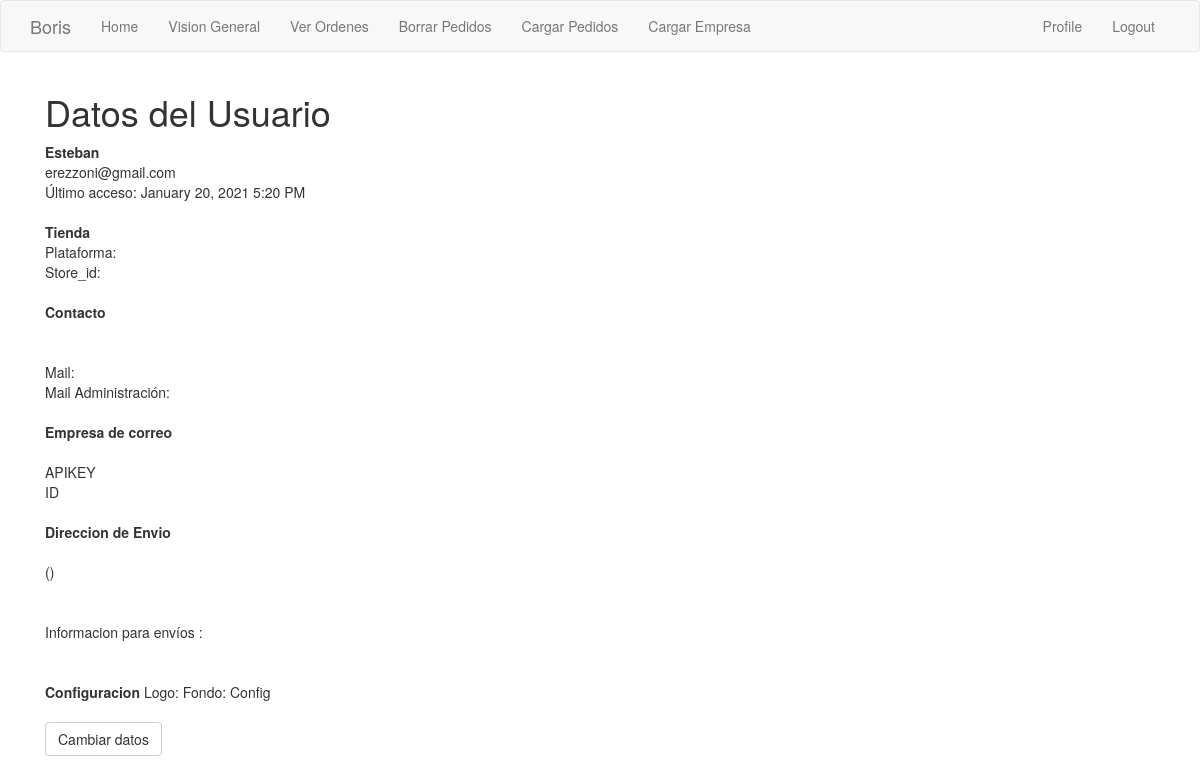
Page /user/Esteban (signed in) on the earlier database version.
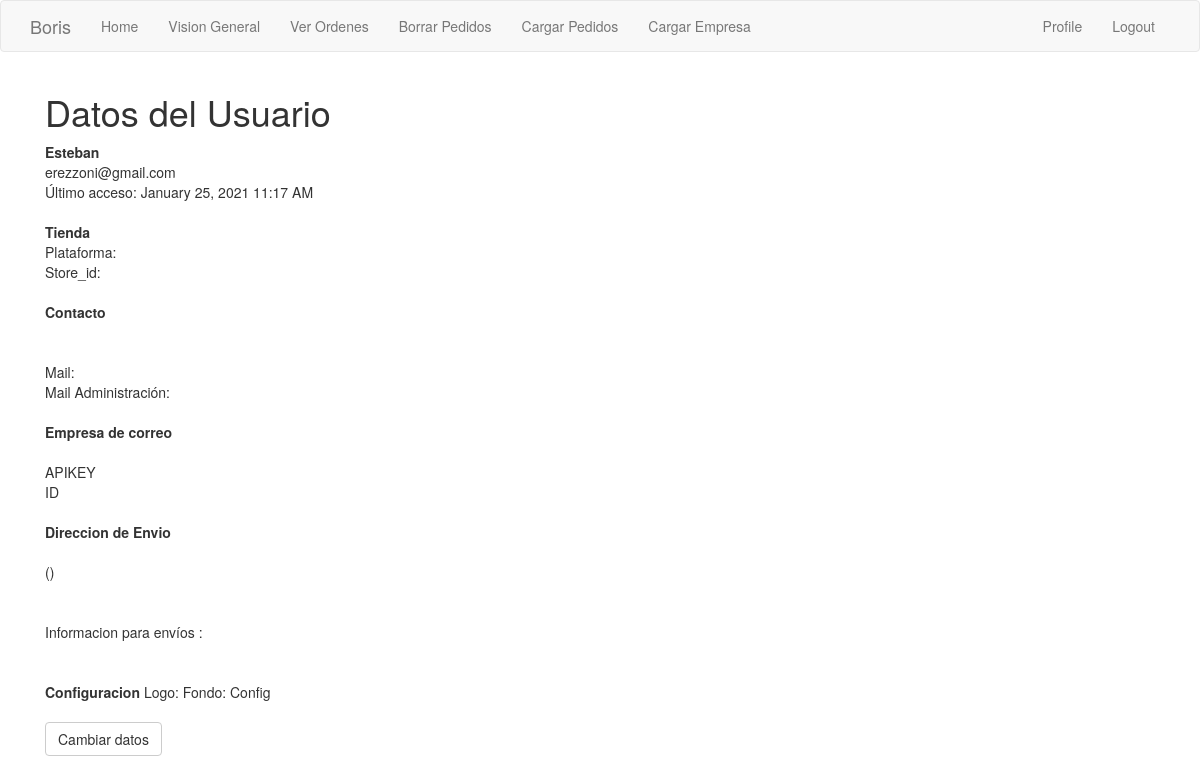
Same page on the later database version.
### app/models.py (models this page shows, shortened)
class User(UserMixin, db.Model):
    id = db.Column(db.Integer, primary_key=True)
    username = db.Column(db.String(64), index=True, unique=True)
    email = db.Column(db.String(120), index=True, unique=True)
    password_hash = db.Column(db.String(128))
    last_seen = db.Column(db.DateTime, default=datetime.utcnow)
    store = db.Column(db.Integer, db.ForeignKey('company.store_id'))
    transaction = db.relationship('Transaction_log', backref='realizo', lazy='dynamic')

### app/main/routes.py (the view)
@bp.route('/user/<username>')
@login_required
def user(username):
    user = User.query.filter_by(username=username).first_or_404()
    return render_template('user.html', user=user)

### app/main/routes.py (called while the page is built)
@bp.before_app_request
def before_request():
    if current_user.is_authenticated:
        current_user.last_seen = datetime.utcnow()
        db.session.commit()

### app/models.py (called while the page is built)
@login.user_loader
def load_user(id):
    return User.query.get(int(id))

### app/templates/user.html
{% extends "base.html" %}
{% block app_content %}
    <div class='container'>
        <h1> Datos del Usuario</h1>
        <div class="row">
            <div class="col-xs-6 col-sm-6 col-md-4 col-lg-4">
                <strong> {{ user.username }} </strong> <br>
                {{ user.email}} <br>
                {% if user.last_seen %}
                    Último acceso: {{ moment(user.last_seen).format('LLL') }}
                {% endif %}
                <br><br>
                <strong> Tienda </strong>
                {{store_name}} <br>
                Plataforma: {{user.platform}} <br>
                Store_id: {{user.store_id}}<br>
                <br>
                <strong>Contacto</strong><br>
                 {{ user.contact_name }}<br>
                 {{ user.contact_phone }}<br>
                 Mail: {{ user.contact_email }}<br>
                 Mail Administración: {{ user.admin_email}} <br>
                <br>
                <strong>Empresa de correo</strong><br>
                {{ user.correo_usado }}<br>
                APIKEY {{ user.correo_apikey }}<br>
                ID {{ user.correo_id }}<br>
                <br>
                <strong>Direccion de Envio</strong><br>
                {{ user.shipping_address}} {{user.shipping_number}} {{ user.shipping_floor }} <br>
                {{ user.shipping_city }} ({{ user.shipping_zipcode }}) <br>
                {{ user.shipping_province}} <br>
                {{ user.shipping_country }} <br>
                Informacion para envíos :<br>
                {{ user.shipping_info }} <br>
                <br>
                <strong> Configuracion</strong>
                Logo: {{ user.param_logo }}
                Fondo: {{ user.param_fondo }}
                Config {{ user.param_config }}
                <br>
                <br>
                <a href="{{ url_for('main.edit_profile') }}">
                        <button class="btn btn-default">Cambiar datos</button>
                </a>
            </div>
        </div>
    </div>
{% endblock %}

Differences in the rows shown:
changed User "Esteban": last_seen "January 20, 2021 5:20 PM" → "January 25, 2021 11:17 AM"
